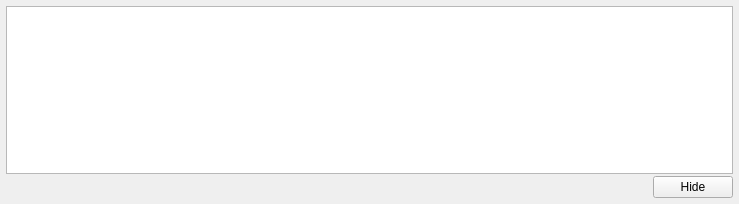
<?xml version="1.0" encoding="UTF-8"?>
<ui version="4.0">
 <class>CommunicationWidget</class>
 <widget class="QWidget" name="CommunicationWidget">
  <property name="geometry">
   <rect>
    <x>0</x>
    <y>0</y>
    <width>739</width>
    <height>204</height>
   </rect>
  </property>
  <property name="windowTitle">
   <string>Communication</string>
  </property>
  <layout class="QVBoxLayout" name="verticalLayout">
   <property name="spacing">
    <number>2</number>
   </property>
   <property name="margin">
    <number>6</number>
   </property>
   <item>
    <widget class="QTableView" name="queue">
     <property name="autoScroll">
      <bool>false</bool>
     </property>
     <property name="editTriggers">
      <set>QAbstractItemView::NoEditTriggers</set>
     </property>
     <property name="showDropIndicator" stdset="0">
      <bool>false</bool>
     </property>
     <property name="dragDropOverwriteMode">
      <bool>false</bool>
     </property>
     <property name="selectionMode">
      <enum>QAbstractItemView::NoSelection</enum>
     </property>
     <property name="selectionBehavior">
      <enum>QAbstractItemView::SelectRows</enum>
     </property>
     <property name="showGrid">
      <bool>false</bool>
     </property>
     <property name="gridStyle">
      <enum>Qt::NoPen</enum>
     </property>
     <attribute name="horizontalHeaderVisible">
      <bool>false</bool>
     </attribute>
     <attribute name="horizontalHeaderStretchLastSection">
      <bool>true</bool>
     </attribute>
     <attribute name="verticalHeaderVisible">
      <bool>false</bool>
     </attribute>
    </widget>
   </item>
   <item>
    <layout class="QHBoxLayout" name="horizontalLayout">
     <property name="spacing">
      <number>3</number>
     </property>
     <property name="topMargin">
      <number>0</number>
     </property>
     <item>
      <spacer name="horizontalSpacer">
       <property name="orientation">
        <enum>Qt::Horizontal</enum>
       </property>
       <property name="sizeHint" stdset="0">
        <size>
         <width>40</width>
         <height>20</height>
        </size>
       </property>
      </spacer>
     </item>
     <item>
      <widget class="QPushButton" name="hide">
       <property name="text">
        <string>Hide</string>
       </property>
       <property name="icon">
        <iconset resource="../rc/rc.qrc">
         <normaloff>:/shortcuts/target/icon_set/icons/bullet_arrow_down.png</normaloff>:/shortcuts/target/icon_set/icons/bullet_arrow_down.png</iconset>
       </property>
      </widget>
     </item>
    </layout>
   </item>
  </layout>
 </widget>
 <resources>
  <include location="../rc/rc.qrc"/>
 </resources>
 <connections/>
</ui>
